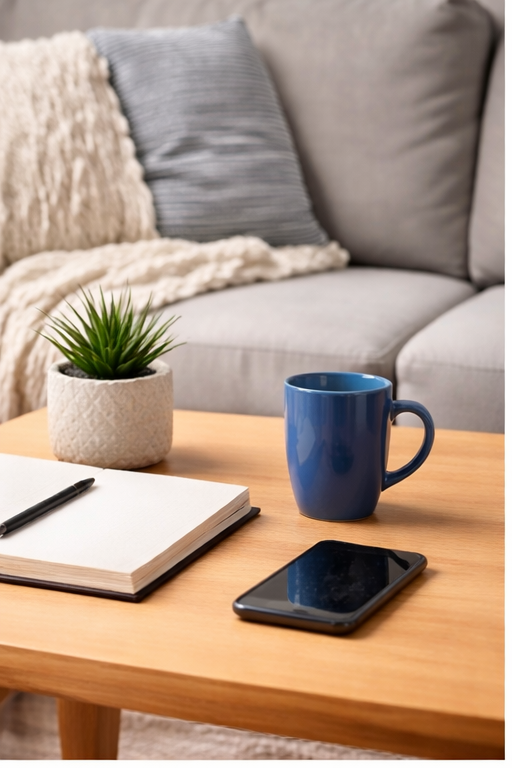
#> input picture homework/tema28/RealTimeSurveillanceSystem/Motion_Detection/motion_test_images/img_1.png, 512 x 768 px, given in place of the camera
$ python segment_1_motion_detection.py
#> lines starting #> are read from the running program, lines starting #| are printed output that depends on the picture
import cv2
import numpy as np
from datetime import datetime
import os
from pathlib import Path

# ============================================================================
# PHASE 0: INPUT SOURCE SELECTION
# ============================================================================

print("="*70)
print("🎥 SURVEILLANCE SYSTEM - MOTION DETECTION (SEGMENT 1)")
print("="*70)
print("\n📹 Select input source:\n")
print("   1. Webcam (live feed)")
print("   2. Video file (MP4, AVI, MOV, etc.)")
print("   3. Image sequence (folder with images)")
print("   4. Single image (static, looped)")
print()

choice = input("Enter choice (1-4): ").strip()
#> the answer given: 1

# Initialize capture source
cap = None
frame_count = 0
is_image_source = False
images = []
image_index = 0

if choice == "1":
    # Webcam
    print("\n🎥 Opening webcam...")
    cap = cv2.VideoCapture(0)

    if not cap.isOpened():
        print("❌ Error: Could not open webcam!")
        print("   Make sure your camera is connected and not in use.")
        exit()

    # Set camera properties
    cap.set(cv2.CAP_PROP_FRAME_WIDTH, 640)
    cap.set(cv2.CAP_PROP_FRAME_HEIGHT, 480)
    cap.set(cv2.CAP_PROP_FPS, 30)

    print("✅ Webcam opened successfully")
    source_name = "Webcam"

elif choice == "2":
    # Video file
    video_path = input("\n📁 Enter video file path (e.g., video.mp4): ").strip()

    if not os.path.exists(video_path):
        print(f"❌ Error: File not found: {video_path}")
        exit()

    print(f"\n🎥 Opening video: {video_path}")
    cap = cv2.VideoCapture(video_path)

    if not cap.isOpened():
        print("❌ Error: Could not open video file!")
        print("   Check file format (MP4, AVI, MOV supported)")
        exit()

    # Get video properties
    fps = cap.get(cv2.CAP_PROP_FPS)
    total_frames = int(cap.get(cv2.CAP_PROP_FRAME_COUNT))
    width = int(cap.get(cv2.CAP_PROP_FRAME_WIDTH))
    height = int(cap.get(cv2.CAP_PROP_FRAME_HEIGHT))

    print(f"✅ Video opened successfully")
    print(f"   FPS: {fps:.1f}, Frames: {total_frames}, Size: {width}×{height}")

    source_name = f"Video: {Path(video_path).name}"

elif choice == "3":
    # Image sequence from folder
    folder_path = input("\n📁 Enter folder path with images: ").strip()

    if not os.path.isdir(folder_path):
        print(f"❌ Error: Folder not found: {folder_path}")
        exit()

    # Find all image files
    image_extensions = ('.jpg', '.jpeg', '.png', '.bmp', '.tiff')
    images = sorted([
        os.path.join(folder_path, f)
        for f in os.listdir(folder_path)
        if f.lower().endswith(image_extensions)
    ])

    if not images:
        print(f"❌ Error: No images found in {folder_path}")
        exit()

    # Load and validate images
    print(f"\n📂 Loading and validating {len(images)} images...")
    loaded_images = []
    for img_path in images:
        img = cv2.imread(img_path)
        if img is None:
            print(f"   ⚠️  Skipped (couldn't load): {os.path.basename(img_path)}")
        else:
            loaded_images.append(img)
            print(f"   ✅ Loaded: {os.path.basename(img_path)} - {img.shape}")

    if not loaded_images:
        print(f"\n❌ Error: No images could be loaded from {folder_path}")
        exit()

    images = loaded_images
    print(f"\n✅ Successfully loaded {len(images)}/{len(images)} images")
    is_image_source = True
    source_name = f"Image sequence ({len(images)} images)"

elif choice == "4":
    # Single image
    image_path = input("\n📁 Enter image file path: ").strip()

    if not os.path.exists(image_path):
        print(f"❌ Error: File not found: {image_path}")
        exit()

    print(f"\n🎥 Loading image: {image_path}")
    img = cv2.imread(image_path)

    if img is None:
        print("❌ Error: Could not load image!")
        exit()

    # Store single image to loop
    images = [img]
    is_image_source = True
    print(f"✅ Image loaded: {img.shape}")
    source_name = f"Image: {Path(image_path).name}"

else:
    print("❌ Invalid choice!")
    exit()

print(f"\n📊 Source: {source_name}\n")

# ============================================================================
# PHASE 1: CONFIGURATION & INITIALIZATION
# ============================================================================

print("="*70)
print("⚙️  CONFIGURATION")
print("="*70)

# Motion detection parameters
MOTION_THRESHOLD = 2000      # Minimum pixels that must change to trigger alert
MIN_CONTOUR_AREA = 1000      # Minimum object size (filters noise)
BLUR_KERNEL = (21, 21)       # Gaussian blur kernel (must be odd)
DILATE_KERNEL = np.ones((5, 5), np.uint8)  # Dilation kernel for morphology

print(f"\nMotion Detection Settings:")
print(f"   Motion threshold: {MOTION_THRESHOLD} pixels changed")
print(f"   Min object size: {MIN_CONTOUR_AREA} pixels")
print(f"   Blur kernel: {BLUR_KERNEL}")

# Initialize frame storage
if not is_image_source:
    ret, previous_frame = cap.read()
#> previous_frame is the input picture: shape (768, 512, 3); mean B, G, R 136.1, 153.9, 178.2
    if not ret:
        print("❌ Error: Could not read first frame!")
        exit()
else:
    previous_frame = images[0]
    ret = True

# Prepare previous frame
previous_gray = cv2.cvtColor(previous_frame, cv2.COLOR_BGR2GRAY)
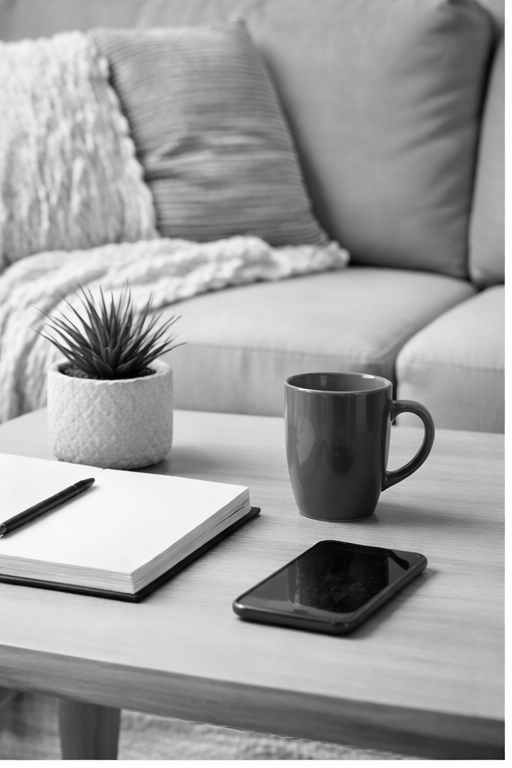
#> previous_gray: shape (768, 512); min 0, max 254, mean 159.1
previous_gray = cv2.GaussianBlur(previous_gray, BLUR_KERNEL, 0)
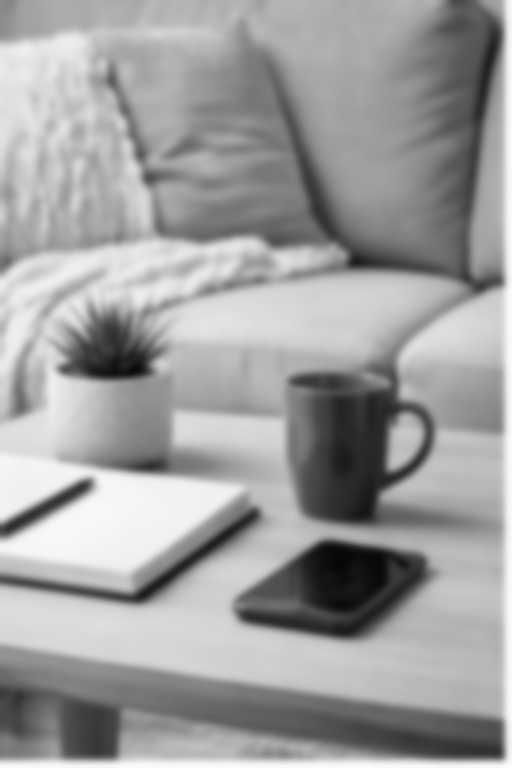
#> previous_gray: shape (768, 512); min 6, max 253, mean 159.1

print(f"✅ Previous frame prepared: {previous_gray.shape}")
#| ✅ Previous frame prepared: (768, 512)

# Alert tracking
alarm_active = False
motion_detected_frames = 0
frame_counter = 0

# Event logging
events_log = []

print(f"\n{'='*70}")
print("🎯 SYSTEM READY")
print(f"{'='*70}")
print("\n📹 Running motion detection...")
print("   Press 'q' to quit")
print("   Press 's' to save event log")
print(f"\n{'='*70}\n")

# ============================================================================
# HELPER FUNCTIONS (Define before use)
# ============================================================================

# [28 lines left out: function save_event_log, not called in this run]

# ============================================================================
# PHASE 2: MAIN DETECTION LOOP
# ============================================================================

try:
    while True:
        # Get next frame
        if not is_image_source:
            ret, current_frame = cap.read()
            if not ret:
                print("\n✅ Video ended or stream closed")
                break
        else:
            # Cycle through images
            current_frame = images[image_index].copy()
            image_index = (image_index + 1) % len(images)
            ret = True

        frame_counter += 1

        # Prepare current frame
        current_gray = cv2.cvtColor(current_frame, cv2.COLOR_BGR2GRAY)
        current_gray = cv2.GaussianBlur(current_gray, BLUR_KERNEL, 0)

        # ===================================================================
        # MOTION DETECTION ALGORITHM
        # ===================================================================

        # Step 1: Calculate difference between frames
        frame_diff = cv2.absdiff(previous_gray, current_gray)
#> frame_diff: shape (768, 512); every value is 0

        # Step 2: Apply threshold to get binary difference
        _, thresh = cv2.threshold(frame_diff, 30, 255, cv2.THRESH_BINARY)

        # Step 3: Dilate to fill gaps and connect nearby changes
        dilated = cv2.dilate(thresh, DILATE_KERNEL, iterations=2)

        # Step 4: Find contours (connected regions of change)
        contours, _ = cv2.findContours(
            dilated,
            cv2.RETR_TREE,
            cv2.CHAIN_APPROX_SIMPLE
        )
#> contours = []

        # Step 5: Filter contours by size and count changed pixels
        motion_contours = []
        total_changed_pixels = 0

        for contour in contours:
            area = cv2.contourArea(contour)

            # Only consider contours above minimum size
            if area > MIN_CONTOUR_AREA:
                motion_contours.append(contour)
                total_changed_pixels += area
#> this loop made 0 passes
#> after the loop, motion_contours = []; total_changed_pixels = 0

        # Step 6: Determine if motion was detected
        motion_detected = total_changed_pixels > MOTION_THRESHOLD
#> motion_detected = False

        # ===================================================================
        # ALERT HANDLING
        # ===================================================================

        # Copy frame for drawing
        display_frame = current_frame.copy()

        if motion_detected:
            alarm_active = True
            motion_detected_frames += 1

            # Log event
            timestamp = datetime.now().strftime("%Y-%m-%d %H:%M:%S")
            event_info = {
                'timestamp': timestamp,
                'frame': frame_counter,
                'changed_pixels': total_changed_pixels,
                'objects': len(motion_contours)
            }
            events_log.append(event_info)

            print(f"🚨 MOTION DETECTED! [{timestamp}]")
            print(f"   Frame: {frame_counter}")
            print(f"   Changed pixels: {total_changed_pixels}")
            print(f"   Objects detected: {len(motion_contours)}")

            # Draw red alert border
            cv2.rectangle(display_frame, (0, 0),
                         (display_frame.shape[1], display_frame.shape[0]),
                         (0, 0, 255), 20)

            # Draw alert text
            cv2.putText(display_frame, "!!! MOTION ALERT !!!",
                       (50, 100),
                       cv2.FONT_HERSHEY_SIMPLEX,
                       2.5, (0, 0, 255), 4)

            # Draw bounding boxes around detected motion
            for i, contour in enumerate(motion_contours):
                x, y, w, h = cv2.boundingRect(contour)
                area = cv2.contourArea(contour)

                # Draw box
                cv2.rectangle(display_frame, (x, y), (x+w, y+h),
                            (0, 255, 0), 2)

                # Add label
                label = f"Motion #{i+1} ({int(area)}px)"
                cv2.putText(display_frame, label, (x, y-10),
                          cv2.FONT_HERSHEY_SIMPLEX, 0.6, (0, 255, 0), 2)

        else:
            alarm_active = False
            motion_detected_frames = 0

        # ===================================================================
        # DISPLAY INFORMATION
        # ===================================================================

        # Display frame number and status
        status_text = "🔴 ALERT ACTIVE" if motion_detected else "🟢 MONITORING"
#> status_text = '🟢 MONITORING'
        cv2.putText(display_frame, status_text, (10, 30),
                   cv2.FONT_HERSHEY_SIMPLEX, 0.8,
                   (0, 0, 255) if motion_detected else (0, 255, 0), 2)

        # Display changed pixel count
        pixel_text = f"Changed: {total_changed_pixels} px"
#> pixel_text = 'Changed: 0 px'
        cv2.putText(display_frame, pixel_text, (10, 70),
                   cv2.FONT_HERSHEY_SIMPLEX, 0.7, (255, 255, 255), 2)

        # Display frame counter
        frame_text = f"Frame: {frame_counter}"
        cv2.putText(display_frame, frame_text,
                   (display_frame.shape[1] - 250, 30),
                   cv2.FONT_HERSHEY_SIMPLEX, 0.7, (255, 255, 255), 2)
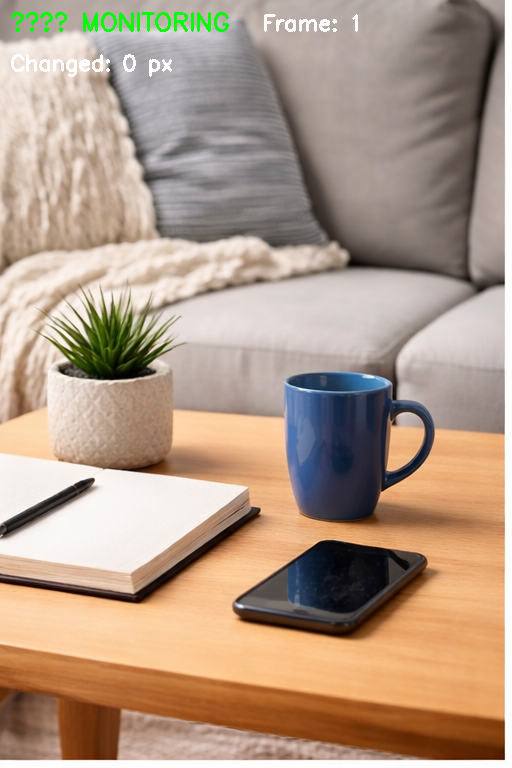
#> display_frame: shape (768, 512, 3); mean B, G, R 135.7, 154.5, 177.7

        # ===================================================================
        # SAVE SNAPSHOT ON ALERT
        # ===================================================================

        if motion_detected:
            # Create output directory if needed
            os.makedirs('motion_events', exist_ok=True)

            # Save snapshot
            timestamp_file = datetime.now().strftime("%Y%m%d_%H%M%S")
            filename = f'motion_events/motion_{timestamp_file}_frame{frame_counter}.jpg'
            cv2.imwrite(filename, display_frame)

        # ===================================================================
        # DISPLAY WINDOWS
        # ===================================================================

        # Main display
        cv2.imshow('🎥 Surveillance System - Motion Detection', display_frame)

        # Optional: Show difference map (for debugging)
        # Uncomment to see what changed between frames
        # cv2.imshow('Frame Difference', frame_diff)
        # cv2.imshow('Thresholded Difference', thresh)
        # cv2.imshow('Dilated Difference', dilated)

        # ===================================================================
        # USER INPUT HANDLING & FRAME DELAY
        # ===================================================================

        # Add delay for image sequences so they display at readable speed
        # For images: delay of 500ms (0.5 seconds per frame)
        # For video: delay of 1ms (let video play at native speed)
        if is_image_source:
            delay_ms = 200  # 500ms = 0.5 seconds per image - gives you time to see!
        else:
            delay_ms = 1    # 1ms for video (native speed)

        key = cv2.waitKey(delay_ms) & 0xFF
#> (key q is pressed here)

        if key == ord('q'):
            print("\n⏹️  Stopping surveillance system...")
            break

        elif key == ord('s'):
            print("\n💾 Saving event log...")
            save_event_log(events_log, 'motion_events')

        elif key == ord('d'):
            # Toggle debug views
            print("🔍 Debug mode toggled (uncomment cv2.imshow lines to use)")

        # Update previous frame for next iteration
        previous_gray = current_gray

except KeyboardInterrupt:
    print("\n⏹️  System interrupted by user")

finally:
    # ========================================================================
    # CLEANUP
    # ========================================================================

    print("\n" + "="*70)
    print("📊 SESSION SUMMARY")
    print("="*70)

    print(f"\nTotal frames processed: {frame_counter}")
    print(f"Total motion events: {len(events_log)}")

    if events_log:
        print(f"\nFirst alert: {events_log[0]['timestamp']}")
        print(f"Last alert: {events_log[-1]['timestamp']}")

        # Calculate motion statistics
        changed_pixels = [e['changed_pixels'] for e in events_log]
        print(f"\nMotion Statistics:")
        print(f"   Max change: {max(changed_pixels)} pixels")
        print(f"   Min change: {min(changed_pixels)} pixels")
        print(f"   Avg change: {np.mean(changed_pixels):.0f} pixels")

        # Ask to save
        save_choice = input("\n💾 Save event log? (y/n): ").strip().lower()
        if save_choice == 'y':
            save_event_log(events_log, 'motion_events')

    # Release resources
    if not is_image_source:
        cap.release()
    cv2.destroyAllWindows()

    print("\n✅ Surveillance system stopped")
    print("="*70)

$ run again, on homework/tema28/RealTimeSurveillanceSystem/Motion_Detection/motion_test_images/img_2.png
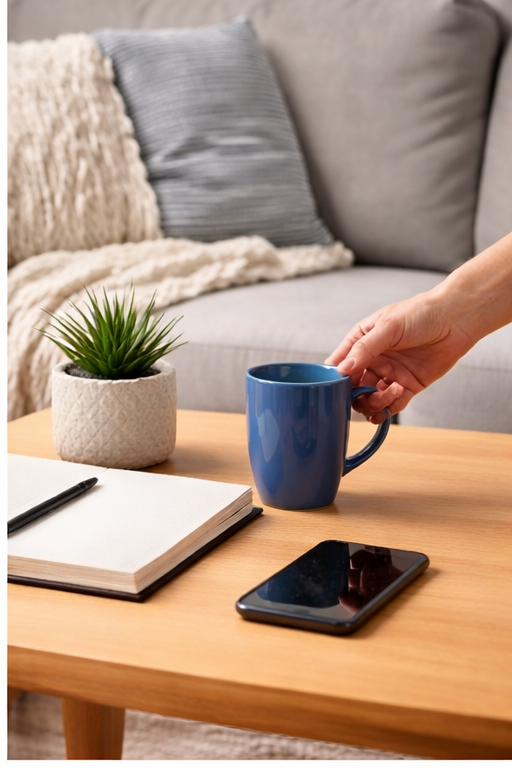
#> input picture homework/tema28/RealTimeSurveillanceSystem/Motion_Detection/motion_test_images/img_2.png, 512 x 768 px, given in place of the camera
#> previous_frame is the input picture: shape (768, 512, 3); mean B, G, R 131.4, 150.5, 178.3
#> `previous_gray = cv2.GaussianBlur(previous_gray, BLUR_KERNEL, 0)`:
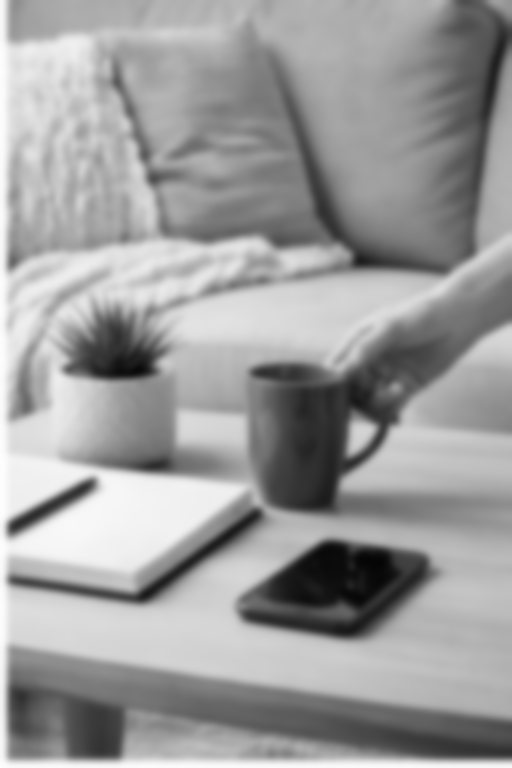
#> previous_gray: shape (768, 512); min 4, max 254, mean 156.6
#| ✅ Previous frame prepared: (768, 512)
#> frame_diff: shape (768, 512); every value is 0
#> contours = []
#> after the loop `for contour in contours:`: total_changed_pixels = 0
#> motion_detected = False
#> status_text = '🟢 MONITORING'
#> pixel_text = 'Changed: 0 px'
#> `cv2.putText(display_frame, frame_text, (display_frame.shape[1] - 250, ..`:
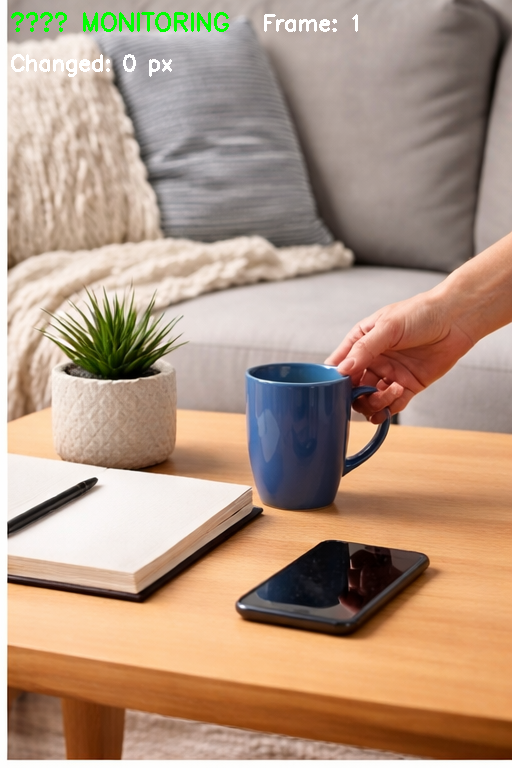
#> display_frame: shape (768, 512, 3); mean B, G, R 131, 151.1, 177.8

$ run again, on homework/tema28/RealTimeSurveillanceSystem/Motion_Detection/motion_test_images/img_3.png
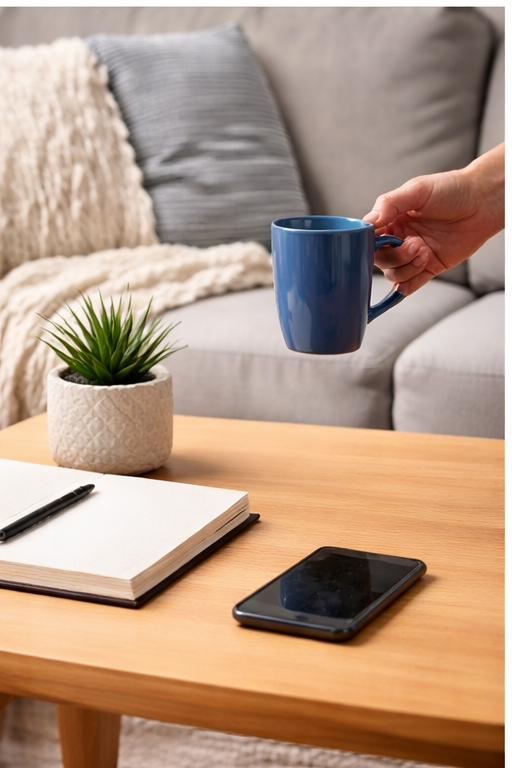
#> input picture homework/tema28/RealTimeSurveillanceSystem/Motion_Detection/motion_test_images/img_3.png, 512 x 768 px, given in place of the camera
#> previous_frame is the input picture: shape (768, 512, 3); mean B, G, R 133.9, 153.9, 181.7
#> `previous_gray = cv2.GaussianBlur(previous_gray, BLUR_KERNEL, 0)`:
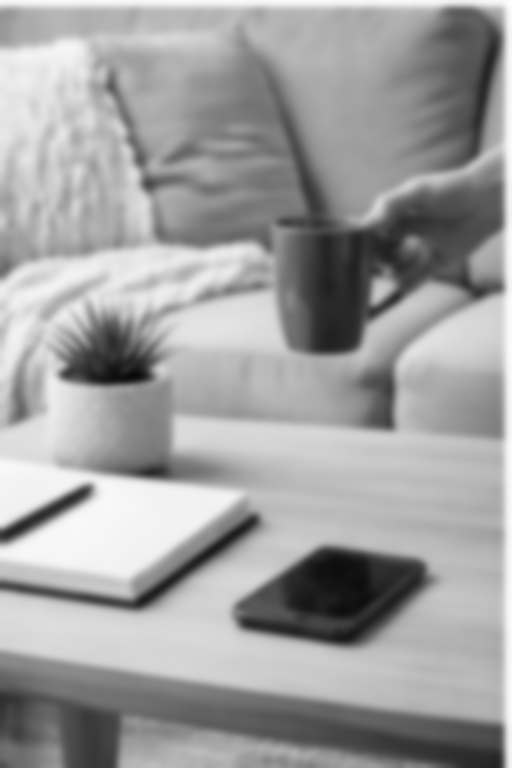
#> previous_gray: shape (768, 512); min 9, max 254, mean 159.9
#| ✅ Previous frame prepared: (768, 512)
#> frame_diff: shape (768, 512); every value is 0
#> contours = []
#> after the loop `for contour in contours:`: total_changed_pixels = 0
#> motion_detected = False
#> status_text = '🟢 MONITORING'
#> pixel_text = 'Changed: 0 px'
#> `cv2.putText(display_frame, frame_text, (display_frame.shape[1] - 250, ..`:
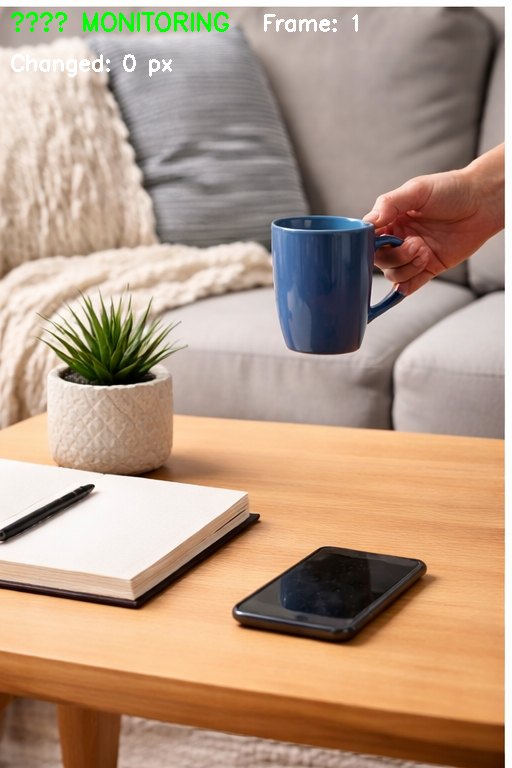
#> display_frame: shape (768, 512, 3); mean B, G, R 133.5, 154.5, 181.1
